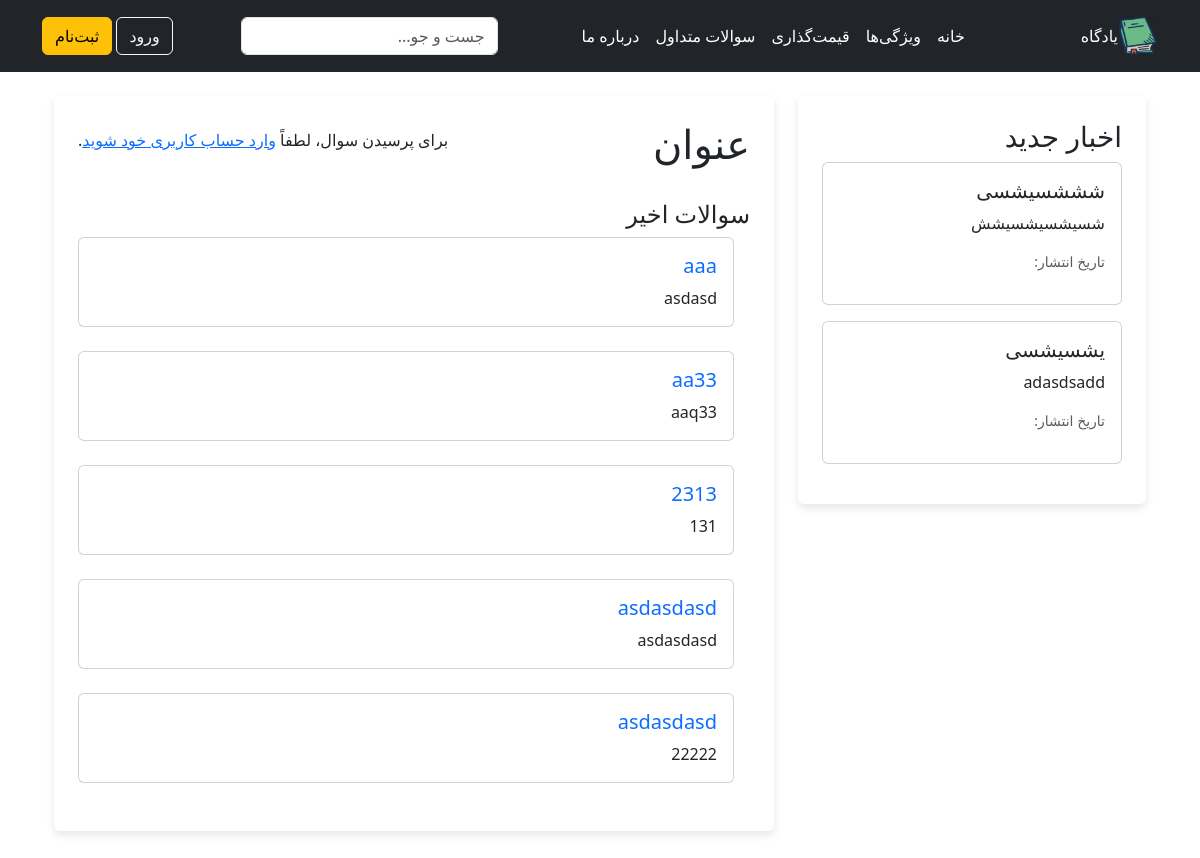
Before: / with the older database file.
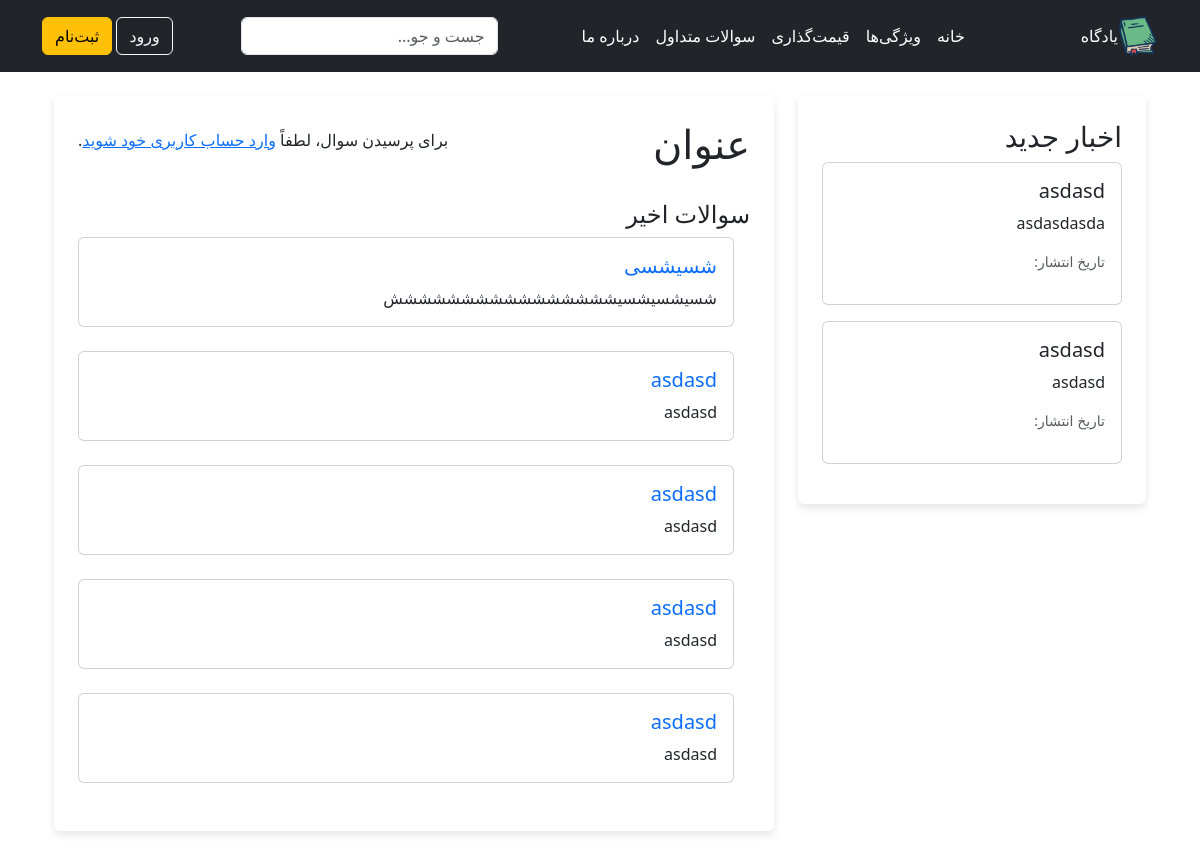
After: the same page with the newer database file.
### home/models.py (models this page shows, shortened)
class News(models.Model):
    title = models.CharField(max_length=200, verbose_name="News Title")
    content = models.TextField(verbose_name="Content")
    published_at = models.DateTimeField(auto_now_add=True, verbose_name="Published Date")
    is_active = models.BooleanField(default=True, verbose_name="Is Active")
    author = models.ForeignKey(User, on_delete=models.CASCADE, related_name="news", verbose_name="Author")

class Question(models.Model):
    title = models.CharField(max_length=255)
    content = models.TextField()
    created_at = models.DateTimeField(auto_now_add=True)
    user = models.ForeignKey(User, on_delete=models.CASCADE, related_name="questions")

### home/views.py (the view)
# urls.py: path("", home_view, name="index"),  # Home page
def home_view(request):
    questions = Question.objects.all().order_by('-created_at')[:5]
    news_items = News.objects.filter(is_active=True).order_by('-published_at')[:5]
    return render(request, 'index.html', {'questions': questions, 'news_items': news_items})

### home/templatetags/custom_filters.py (called while the page is built)
@register.filter
def jalali_date(value):
    if value:
        return jdatetime.date.fromgregorian(date=value).strftime("%d %B")
    return value

### home/templates/index.html (shortened to what this page needs)
{% extends 'base.html' %}
{% block content %}
{% load custom_filters %}
<div class="container my-4">
    <div class="row">
        <div class="col-md-4 mb-4">
            <div class="news-section shadow-box p-4 rounded">
                <h3>اخبار جدید</h3>
                {% if news_items %}
                    {% for news in news_items %}
                        <div class="card mb-3">
                            <div class="card-body">
                                <h5 class="card-title">{{ news.title }}</h5>
                                <p class="card-text">{{ news.content|truncatewords:20 }}</p>
                                <p class="text-muted small">تاریخ انتشار: {{ news.published_at|jalali_date }}</p>
                            </div>
                        </div>
                    {% endfor %}
                {% else %}
                    <p>هیچ خبری در حال حاضر موجود نیست.</p>
                {% endif %}
            </div>
        </div>
        <div class="col-md-8">
            <div class="main-content shadow-box p-4 rounded">
                <div class="d-flex justify-content-between align-items-center mb-4">
                    <h1>عنوان</h1>
                    {% if user.is_authenticated %}
                        <a href="{% url 'ask_question' %}" class="btn btn-primary">پرسیدن سوال</a>
                    {% else %}
                        <p>برای پرسیدن سوال، لطفاً <a href="{% url 'login' %}">وارد حساب کاربری خود شوید</a>.</p>
                    {% endif %}
                </div>
                <h4>سوالات اخیر</h4>
                <div id="recent-questions">
                    {% if questions %}
                        {% for question in questions %}
                            <div class="d-flex mb-4">
                                <div class="card flex-grow-1">
                                    <div class="card-body">
                                        <h5 class="card-title">
                                            <a href="{% url 'question_detail' question.id %}" class="text-decoration-none text-primary">{{ question.title }}</a>
                                        </h5>
                                        <p class="card-text">{{ question.content|truncatewords:20 }}</p>
                                    </div>
                                </div>
                            </div>
                        {% endfor %}
                    {% else %}
                        <p>هیچ سوالی ارسال نشده است.</p>
                    {% endif %}
                </div>
            </div>
        </div>
    </div>
</div>
{% endblock %}

Changed rows visible on the page:
removed News: title "شششسیشسی", content "شسیشسیشسیشش"
removed Question: title "aaa", content "asdasd"
removed Question: title "aa33", content "aaq33"
removed Question: title "2313", content "131"
changed News: title "یشسیشسی" → "asdasd"; content "adasdsadd" → "asdasdasda"
added News: title "asdasd", content "asdasd"
added Question: title "شسیشسی", content "شسیشسیشسیشششششششششششششششش"
changed Question (number 2 of 5 on the later page): title "asdasdasd" → "asdasd"; content "asdasdasd" → "asdasd"
changed Question (number 3 of 5 on the later page): title "asdasdasd" → "asdasd"; content "22222" → "asdasd"
now on this page (row edited): Question: title "asdasd", content "asdasd"
now on this page (row edited): Question: title "asdasd", content "asdasd"
